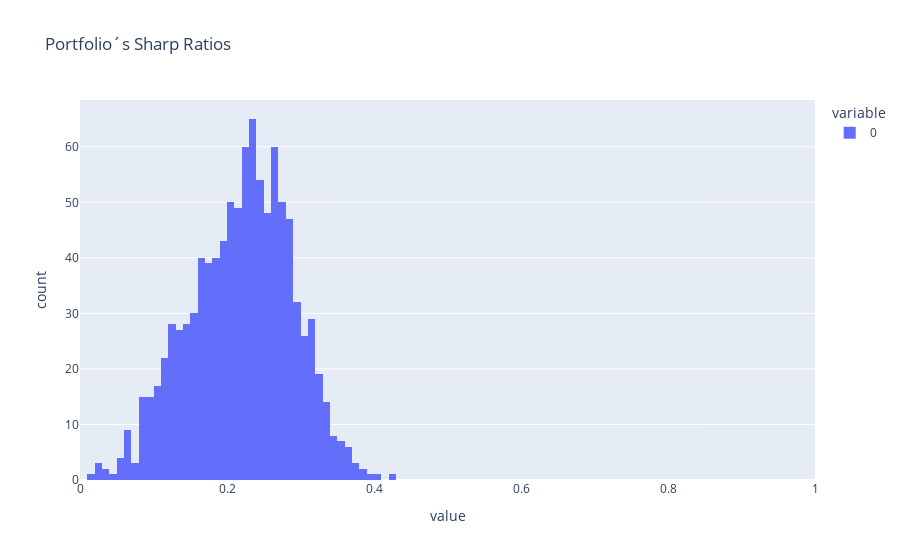

Here is the notebook cell this chart was saved with:
### Code cell
# plot histogram of daily returns
fig = px.histogram(sharp_ratio_list,
                   range_x=(0,1),
                   title='Portfolio´s Sharp Ratios')
fig.show()

### Figure 1 — Plotly figure (JSON) as saved in the notebook; plotly's stock layout.template omitted (floating-point values rounded to 4 significant figures; data arrays with more than 128 entries replaced by an {"elided": "..."} marker saying what was removed)
{"data": [{"alignmentgroup": "True", "bingroup": "x", "hovertemplate": "variable=0<br>value=%{x}<br>count=%{y}<extra></extra>", "legendgroup": "0", "marker": {"color": "#636efa", "pattern": {"shape": ""}}, "name": "0", "offsetgroup": "0", "orientation": "v", "showlegend": true, "type": "histogram", "x": {"elided": "1000 float values"}, "xaxis": "x", "yaxis": "y"}], "layout": {"barmode": "relative", "legend": {"title": {"text": "variable"}, "tracegroupgap": 0}, "title": {"text": "Portfolio´s Sharp Ratios"}, "xaxis": {"anchor": "y", "domain": [0, 1], "range": [0, 1], "title": {"text": "value"}}, "yaxis": {"anchor": "x", "domain": [0, 1], "title": {"text": "count"}}}}
